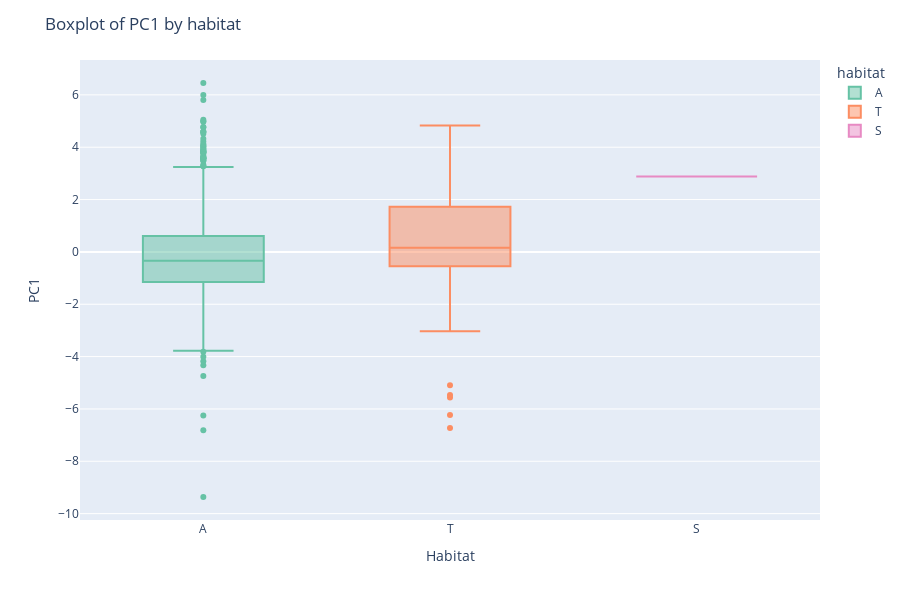

The cell this chart's notebook holds for it:
### Markdown cell above
p-value = 2.63e-17 < 0.05 -> the data does not follow a normal distribution

We still do the t-test

### Code cell
fig = px.box(
    df,
    x="habitat",         
    y="PC1",           
    color="habitat",
    color_discrete_sequence=px.colors.qualitative.Set2,
    # category_orders={"Class": ordered_classes},
)

fig.update_layout(
    title="Boxplot of PC1 by habitat",
    xaxis_title="Habitat",
    yaxis_title="PC1",
    height=600
)

fig.show()

### Figure 1 — Plotly figure (JSON) as saved in the notebook; plotly's stock layout.template omitted (floating-point values rounded to 4 significant figures; data arrays with more than 128 entries replaced by an {"elided": "..."} marker saying what was removed)
{"data": [{"alignmentgroup": "True", "hovertemplate": "habitat=%{x}<br>PC1=%{y}<extra></extra>", "legendgroup": "A", "marker": {"color": "rgb(102,194,165)"}, "name": "A", "notched": false, "offsetgroup": "A", "orientation": "v", "showlegend": true, "type": "box", "x": {"elided": "873 str values"}, "x0": " ", "xaxis": "x", "y": {"elided": "873 float values"}, "y0": " ", "yaxis": "y"}, {"alignmentgroup": "True", "hovertemplate": "habitat=%{x}<br>PC1=%{y}<extra></extra>", "legendgroup": "T", "marker": {"color": "rgb(252,141,98)"}, "name": "T", "notched": false, "offsetgroup": "T", "orientation": "v", "showlegend": true, "type": "box", "x": {"elided": "218 str values"}, "x0": " ", "xaxis": "x", "y": {"elided": "218 float values"}, "y0": " ", "yaxis": "y"}, {"alignmentgroup": "True", "hovertemplate": "habitat=%{x}<br>PC1=%{y}<extra></extra>", "legendgroup": "S", "marker": {"color": "rgb(231,138,195)"}, "name": "S", "notched": false, "offsetgroup": "S", "orientation": "v", "showlegend": true, "type": "box", "x": ["S"], "x0": " ", "xaxis": "x", "y": [2.882], "y0": " ", "yaxis": "y"}], "layout": {"boxmode": "overlay", "height": 600, "legend": {"title": {"text": "habitat"}, "tracegroupgap": 0}, "margin": {"t": 60}, "title": {"text": "Boxplot of PC1 by habitat"}, "xaxis": {"anchor": "y", "categoryarray": ["A", "T", null, "S"], "categoryorder": "array", "domain": [0, 1], "title": {"text": "Habitat"}}, "yaxis": {"anchor": "x", "domain": [0, 1], "title": {"text": "PC1"}}}}
